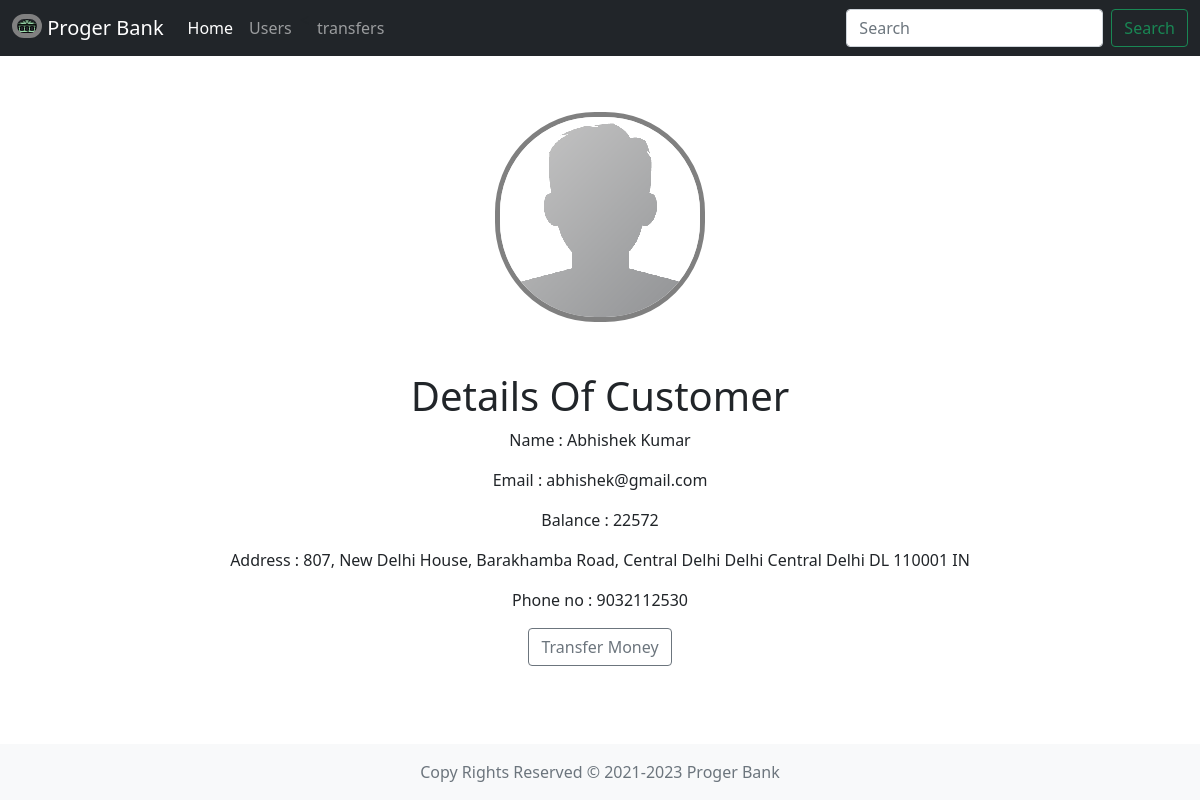
Page /view/2 on the committed database.
### main.py (models this page shows)
class Customers(db.Model):
    sno = db.Column(db.Integer, primary_key=True)
    name = db.Column(db.String(50), nullable=False)
    email = db.Column(db.String(50), nullable=False)
    balance = db.Column(db.Integer, nullable=False)
    address = db.Column(db.String(120), nullable=False)
    phoneno = db.Column(db.String(20), nullable=False)

### main.py (the view)
@app.route('/view/<string:sno>', methods=['GET'])
def view(sno):
    customer = Customers.query.filter_by(sno=sno).first()
    return render_template('view.html', customer = customer)

### templates/view.html (shortened to what this page needs)
<!DOCTYPE html>
<html lang="en">
<head>
    <link href="https://cdn.jsdelivr.net/npm/bootstrap@5.1.3/dist/css/bootstrap.min.css" rel="stylesheet">
    <link rel="stylesheet" href="../static/css/home.css">
</head>
<body>
    <header>
      <nav class="navbar navbar-expand-md navbar-dark fixed-top bg-dark">
        <div class="container-fluid">
          <a class="navbar-brand" href="/">
            <img src="../static/images/nav-bar-2.png" alt="" width="30" height="24" class="d-inline-block align-text-top">
            Proger Bank
          </a>
          <div class="collapse navbar-collapse" id="navbarCollapse">
            <ul class="navbar-nav me-auto mb-2 mb-md-0">
              <li class="nav-item">
                <a class="nav-link active" aria-current="page" href="/">Home</a>
              </li>
              <li class="nav-item">
                <a class="nav-link" href="/users">Users</a>
              </li>
              <<li class="nav-item">
                <a class="nav-link" href="/transaction">transfers</a>
              </li>
            </ul>
            <form class="d-flex">
              <input class="form-control me-2" type="search" placeholder="Search" aria-label="Search">
              <button class="btn btn-outline-success" type="submit">Search</button>
            </form>
          </div>
        </div>
      </nav>
    </header>
    <div class="container card1" style="text-align:center;" style="padding-top:10%">
        <div class="image">
            <img src="../static/images/avatar.png"/>
        </div>
        <div>
            <h1 class="title" style="
            margin-top: 50px;">Details Of Customer</h1>
            <p>Name : {{customer.name}}</p>
            <p>Email : {{customer.email}}</p>
            <p>Balance : {{customer.balance}}</p>
            <p>Address : {{customer.address}}</p>
            <p>Phone no : {{customer.phoneno}}</p>
        </div>
        <td> <a href="/view/payment/{{customer.sno}}"><button type="button" class="btn btn-outline-secondary">Transfer Money</button></a></td>
    </div>
<footer class="footer mt-auto py-3 bg-light fixed-bottom" style="text-align: center">
  <div class="container">
    <span class="text-muted">Copy Rights Reserved © 2021-2023 Proger Bank</span>
  </div>
</footer>
</body>
</html>

### templates/view.html (style rules this page uses)
div .image { text-align: center; margin-top: 10%; }
img { border: 5px solid grey; border-radius: 100px; }

### rows in the picture
Customers: name "Abhishek Kumar", email "abhishek@gmail.com", balance "22572", address "807, New Delhi House, Barakhamba Road, Central Delhi Delhi Central Delhi DL 110001 IN", phoneno "9032112530"
